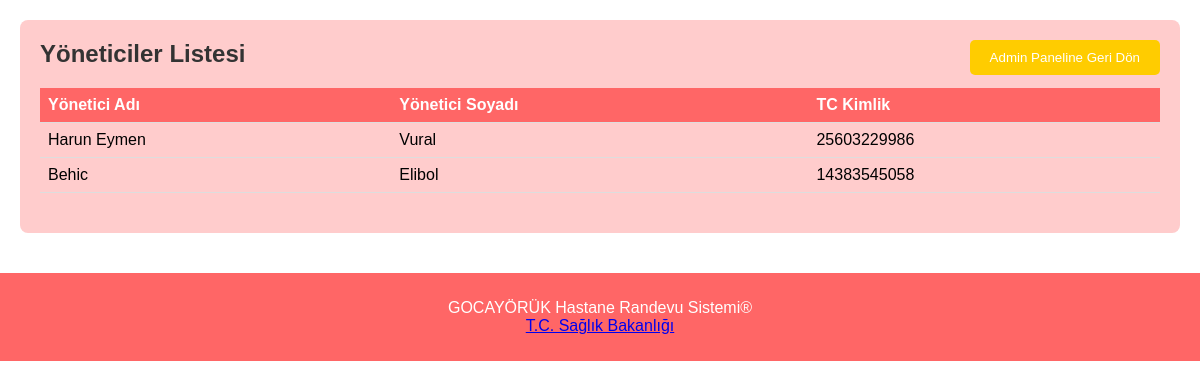
Page /SHRS/yoneticiler.php on the committed database.
### tables this page shows
CREATE TABLE `adminler` (
  `admin_id` int(11) NOT NULL,
  `admin_ad` varchar(50) NOT NULL,
  `admin_soyad` varchar(50) NOT NULL,
  `admin_tc` varchar(11) NOT NULL,
  `admin_pass` varchar(255) NOT NULL
);

### SHRS/yoneticiler.php (the view, shortened to what this page needs)
<!DOCTYPE html>
<html>
<head>
    <link rel="stylesheet" type="text/css" href="style.css">
</head>
<body>
    <div class="container">
        <div class="left-panel">
            <h2>Yöneticiler Listesi</h2>
            <table>
                <tr>
                    <th>Yönetici Adı</th>
                    <th>Yönetici Soyadı</th>
                    <th>TC Kimlik</th>
                </tr>
                <?php
                include("baglanCon.php");
                $sql = "SELECT * FROM adminler";
                $result = $conn->query($sql);
                if ($result->num_rows > 0) {
                    while ($row = $result->fetch_assoc()) {
                        echo "<tr>";
                        echo "<td>" . $row['admin_ad'] . "</td>";
                        echo "<td>" . $row['admin_soyad'] . "</td>";
                        echo "<td>" . $row['admin_tc'] . "</td>";
                        echo "</tr>";
                    }
                } else {
                    echo "<tr><td colspan='4'>Kayıt bulunamadı.</td></tr>";
                }
                ?>
            </table>
        </div>
    </div>
    <div class="footer">
        <p>GOCAYÖRÜK Hastane Randevu Sistemi®<br>
            <a href="https://saglik.gov.tr">T.C. Sağlık Bakanlığı</a>
        </p>
    </div>
    <button onclick="window.location.href='adminPanel.php'" class="return-btn">Admin Paneline Geri Dön</button>
</body>
</html>

### SHRS/yoneticiler.php (style rules this page uses)
body { font-family: Arial, sans-serif; margin: 0; padding: 0; }
.container { display: flex; justify-content: space-between; padding: 20px; }
.left-panel { flex: 1; padding: 20px; background-color: #ffcccc; border-radius: 8px; }
.left-panel h2 { margin-top: 0; color: #333; }
.left-panel table { border-collapse: collapse; margin-bottom: 20px; width: 100%; }
.left-panel th, .left-panel td { padding: 8px; border-bottom: 1px solid #ddd; }
.left-panel th { background-color: #ff6666; color: white; text-align: left; }
.footer { background-color: #ff6666; color: white; text-align: center; padding: 10px 0; margin-top: 20px; }
.return-btn { margin: 20px; padding: 10px 20px; background-color: #ffcc00; color: white; border: none; border-radius: 5px; cursor: pointer; position: fixed; top: 20px; right: 20px; }

### rows in the picture
adminler: admin_ad "Harun Eymen", admin_soyad "Vural", admin_tc "25603229986"
adminler: admin_ad "Behic", admin_soyad "Elibol", admin_tc "14383545058"
